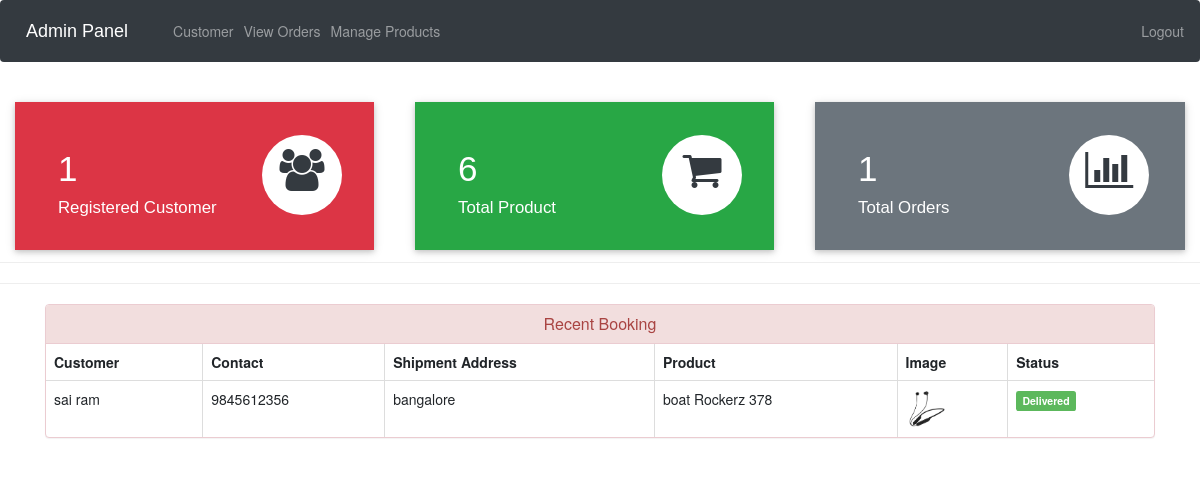
Screenshot of /admin-dashboard (signed in) with the database file from the repository.
### ecom/models.py (models this page shows, shortened)
class Customer(models.Model):
    user=models.OneToOneField(User,on_delete=models.CASCADE)
    profile_pic= models.ImageField(upload_to='profile_pic/CustomerProfilePic/',null=True,blank=True)
    address = models.CharField(max_length=40)
    mobile = models.CharField(max_length=20,null=False)
    @property
    def get_name(self):
        return self.user.first_name+" "+self.user.last_name

class Orders(models.Model):
    STATUS =(
        ('Pending','Pending'),
        ('Order Confirmed','Order Confirmed'),
        ('Out for Delivery','Out for Delivery'),
        ('Delivered','Delivered'),
    )
    customer=models.ForeignKey('Customer', on_delete=models.CASCADE,null=True)
    product=models.ForeignKey('Product',on_delete=models.CASCADE,null=True)
    email = models.CharField(max_length=50,null=True)
    address = models.CharField(max_length=500,null=True)
    mobile = models.CharField(max_length=20,null=True)
    order_date= models.DateField(auto_now_add=True,null=True)
    status=models.CharField(max_length=50,null=True,choices=STATUS)

class Product(models.Model):
    name=models.CharField(max_length=40)
    product_image= models.ImageField(upload_to='product_image/',null=True,blank=True)
    price = models.PositiveIntegerField()
    description=models.CharField(max_length=40)

### ecom/views.py (the view)
# urls.py: path('admin-dashboard', views.admin_dashboard_view,name='admin-dashboard'),
@login_required(login_url='adminlogin')
def admin_dashboard_view(request):
    customercount=models.Customer.objects.all().count()
    productcount=models.Product.objects.all().count()
    ordercount=models.Orders.objects.all().count()
    orders=models.Orders.objects.all()
    ordered_products=[]
    ordered_bys=[]
    for order in orders:
        ordered_product=models.Product.objects.all().filter(id=order.product.id)
        ordered_by=models.Customer.objects.all().filter(id = order.customer.id)
        ordered_products.append(ordered_product)
        ordered_bys.append(ordered_by)
    mydict={
    'customercount':customercount,
    'productcount':productcount,
    'ordercount':ordercount,
    'data':zip(ordered_products,ordered_bys,orders),
    }
    return render(request,'ecom/admin_dashboard.html',context=mydict)

### templates/ecom/admin_dashboard.html
{% extends 'ecom/admin_base.html' %}
{% load static %}
{% block content %}
<br>
{%include 'ecom/admin_dashboard_cards.html'%}
<br><br><br><br><br>
<hr><hr>
<div class="container" >
    <div class="panel panel-danger" >
      <div class="panel-heading" style="text-align:center;">
        <h6 class="panel-title">Recent Booking</h6>
      </div>
      <table class="table table-hover table-bordered" id="dev-table">
        <thead>
          <tr>
            <th>Customer</th>
            <th>Contact</th>
            <th>Shipment Address</th>
            <th>Product</th>
            <th>Image</th>
            <th>Status</th>
          </tr>
        </thead>
        {% for product,customer,order in data %}
        <tr>
          {% for c in customer %}
          <td> {{c.get_name}}</td>
          <td>{{c.mobile}}</td>
          <td>{{order.address}}</td>
          {% endfor %}
          {% for p in product %}
          <td> {{p.name}}</td>
          <td> <img src="{% static p.product_image.url %}" alt="Profile Pic" height="40px" width="40px" /></td>
          {% if order.status == 'Pending'%}
          <td> <span class="label label-info">{{order.status}}</span></td>
          {% elif order.status == 'Delivered' %}
          <td> <span class="label label-success">{{order.status}}</span></td>
          {% elif order.status == 'Out for Delivery' %}
          <td> <span class="label label-warning">{{order.status}}</span></td>
          {%else%}
            <td> <span class="label label-primary">{{order.status}}</span></td>
          {%endif%}
          {% endfor %}
        </tr>
        {% endfor %}
      </table>
  </div>
</div>
{% endblock content %}

### rows the page displays
Orders: address "bangalore", status "Delivered"
Customer: get_name "sai ram", mobile "9845612356"
Product: name "boat Rockerz 378", product_image (picture)

### other values shown
{{ customercount }} "1"
{{ productcount }} "6"
{{ ordercount }} "1"
